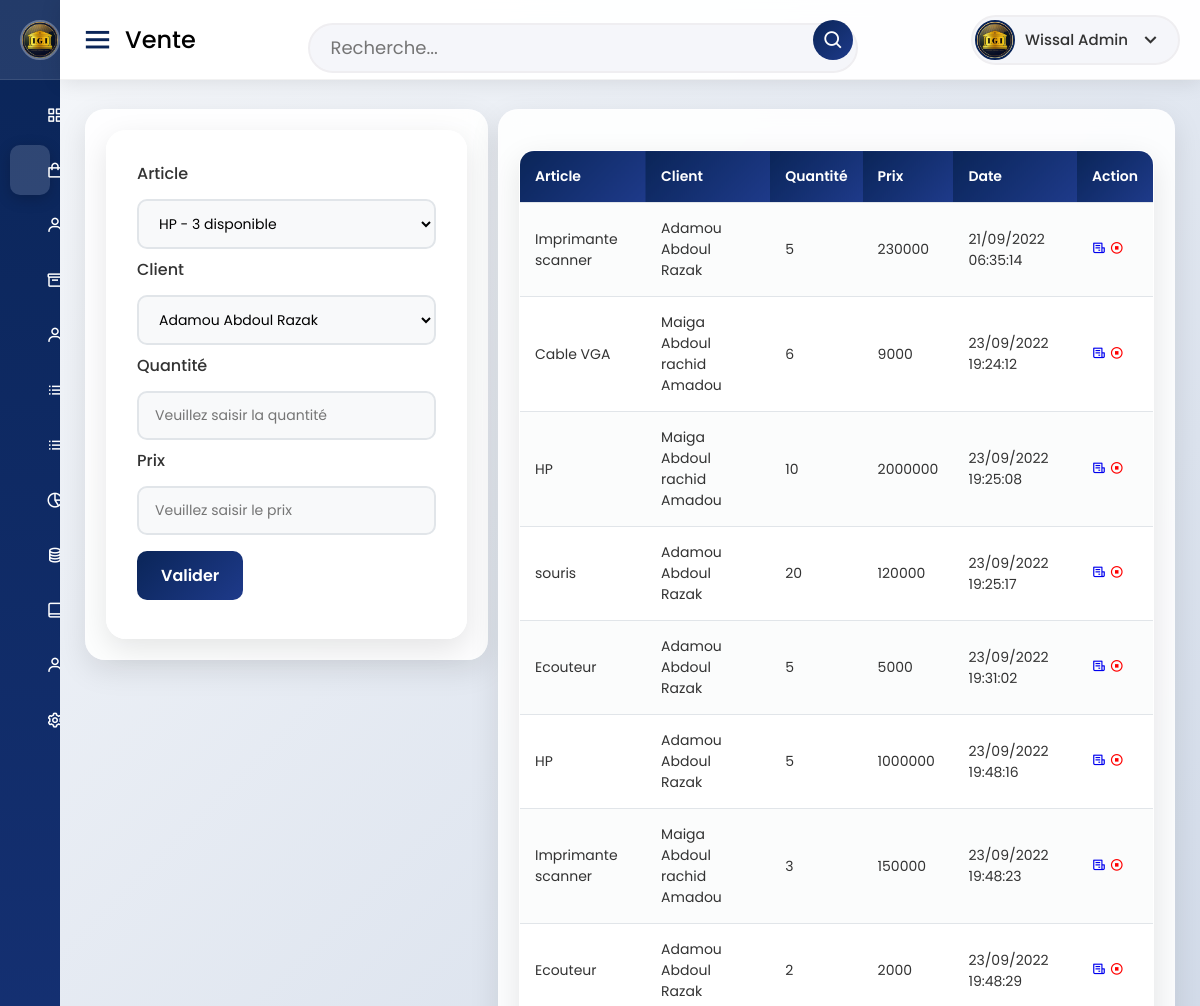
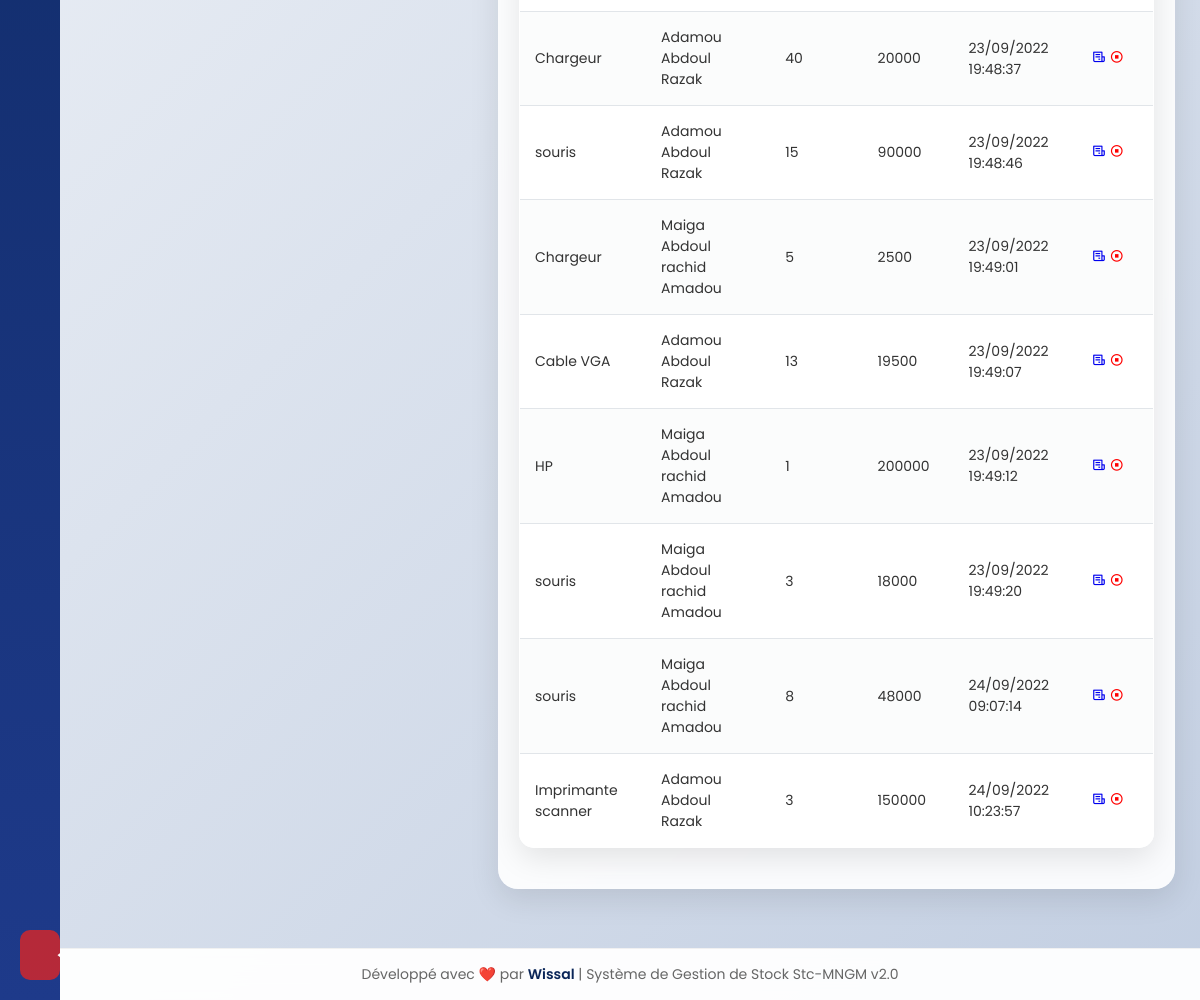
Screenshot of /vue/vente.php (signed in) with the database file from the repository (2 pictures, top to bottom).
### tables this page shows
CREATE TABLE `vente` (
  `id` int(11) NOT NULL,
  `id_article` int(11) NOT NULL,
  `id_client` int(11) NOT NULL,
  `quantite` int(11) NOT NULL,
  `prix` int(11) NOT NULL,
  `date_vente` timestamp NOT NULL DEFAULT current_timestamp(),
  `etat` enum('0', '1') NOT NULL DEFAULT '1'
);

CREATE TABLE `article` (
  `id` int(11) NOT NULL,
  `nom_article` varchar(50) NOT NULL,
  `id_categorie` int(11) NOT NULL,
  `quantite` int(11) NOT NULL,
  `prix_unitaire` int(11) NOT NULL,
  `date_fabrication` datetime NOT NULL,
  `date_expiration` datetime NOT NULL,
  `images` varchar(255) DEFAULT NULL
);

CREATE TABLE `client` (
  `id` int(11) NOT NULL,
  `nom` varchar(30) NOT NULL,
  `prenom` varchar(30) NOT NULL,
  `telephone` varchar(30) NOT NULL,
  `adresse` varchar(50) NOT NULL
);

### model/function.php (called while the page is built, shortened)
<?php
function getArticle($id = null, $searchDATA = array(), $limit = null, $offset = null)
{
    $pagination = "";
    if (!empty($id)) {
        $sql = "SELECT a.id AS id, id_categorie, nom_article, libelle_categorie, quantite, prix_unitaire, date_fabrication,
        date_expiration, images
        FROM article AS a, categorie_article AS c WHERE a.id=? AND c.id=a.id_categorie";
        $req = $GLOBALS['connexion']->prepare($sql);
        $req->execute(array($id));
        return $req->fetch();
    } else {
        $sql = "SELECT a.id AS id, id_categorie, nom_article, libelle_categorie, quantite, prix_unitaire, date_fabrication,
        date_expiration, images
        FROM article AS a, categorie_article AS c WHERE c.id=a.id_categorie $pagination";
        $req = $GLOBALS['connexion']->prepare($sql);
        $req->execute();
        return $req->fetchAll();
    }
}
function getClient($id = null)
{
    if (!empty($id)) {
        $sql = "SELECT * FROM client WHERE id=?";
        $req = $GLOBALS['connexion']->prepare($sql);
        $req->execute(array($id));
        return $req->fetch();
    } else {
        $sql = "SELECT * FROM client";
        $req = $GLOBALS['connexion']->prepare($sql);
        $req->execute();
        return $req->fetchAll();
    }
}
function getVente($id = null)
{
    if (!empty($id)) {
        $sql = "SELECT nom_article, nom, prenom, v.quantite, prix, date_vente, v.id, prix_unitaire, adresse, telephone
        FROM client AS c, vente AS v, article AS a WHERE v.id_article=a.id AND v.id_client=c.id AND v.id=? AND etat=?";
        $req = $GLOBALS['connexion']->prepare($sql);
        $req->execute(array($id, 1));
        return $req->fetch();
    } else {
        $sql = "SELECT nom_article, nom, prenom, v.quantite, prix, date_vente, v.id, a.id AS idArticle
        FROM client AS c, vente AS v, article AS a WHERE v.id_article=a.id AND v.id_client=c.id AND etat=?";
        $req = $GLOBALS['connexion']->prepare($sql);
        $req->execute(array(1));
        return $req->fetchAll();
    }
}

### vue/vente.php (the view, shortened to what this page needs)
<?php
include 'entete.php';
?>
<div class="home-content">
    <div class="overview-boxes">
        <div class="box">
            <form action=" <?= !empty($_GET['id']) ?  "../model/modifVente.php" : "../model/ajoutVente.php" ?>" method="post">
                <label for="id_article">Article</label>
                <select onchange="setPrix()" name="id_article" id="id_article">
                    <?php
                    $articles = getArticle();
                    if (!empty($articles) && is_array($articles)) {
                        foreach ($articles as $key => $value) {
                    ?>
                            <option data-prix="<?= $value['prix_unitaire'] ?>" value="<?= $value['id'] ?>"><?= $value['nom_article'] . " - " . $value['quantite'] . " disponible" ?></option>
                    <?php
                        }
                    }
                    ?>
                </select>
                <label for="id_client">Client</label>
                <select name="id_client" id="id_client">
                    <?php
                    $clients = getClient();
                    if (!empty($clients) && is_array($clients)) {
                        foreach ($clients as $key => $value) {
                    ?>
                            <option value="<?= $value['id'] ?>"><?= $value['nom'] . " " . $value['prenom'] ?></option>
                    <?php
                        }
                    }
                    ?>
                </select>
                <label for="quantite">Quantité</label>
                <input onkeyup="setPrix()" value="<?= !empty($_GET['id']) ?  $article['quantite'] : "" ?>" type="number" name="quantite" id="quantite" placeholder="Veuillez saisir la quantité">
                <label for="prix">Prix</label>
                <input value="<?= !empty($_GET['id']) ?  $article['prix'] : "" ?>" type="number" name="prix" id="prix" placeholder="Veuillez saisir le prix">
                <button type="submit">Valider</button>
            </form>
        </div>
        <div class="box">
            <table class="mtable">
                <tr>
                    <th>Article</th>
                    <th>Client</th>
                    <th>Quantité</th>
                    <th>Prix</th>
                    <th>Date</th>
                    <th>Action</th>
                </tr>
                <?php
                $vente = getVente();
                if (!empty($vente) && is_array($vente)) {
                    foreach ($vente as $key => $value) {
                ?>
                        <tr>
                            <td><?= $value['nom_article'] ?></td>
                            <td><?= $value['nom'] . " " . $value['prenom'] ?></td>
                            <td><?= $value['quantite'] ?></td>
                            <td><?= $value['prix'] ?></td>
                            <td><?= date('d/m/Y H:i:s', strtotime($value['date_vente'])) ?></td>
                            <td>
                                <a href="recuVente.php?id=<?= $value['id'] ?>"><i class='bx bx-receipt'></i></a>
                                <a onclick="annuleVente(<?= $value['id'] ?>, <?= $value['idArticle'] ?>, <?= $value['quantite'] ?>)" style="color: red;"><i class='bx bx-stop-circle'></i></a>
                            </td>
                        </tr>
                <?php
                    }
                }
                ?>
            </table>
        </div>
    </div>
</div>
</section>
<?php
include 'pied.php';
?>

### public/css/style.css (style rules this page uses)
* { margin: 0; padding: 0; box-sizing: border-box; font-family: "Poppins", sans-serif; }
.home-section .home-content { position: relative; padding-top: 104px; padding-bottom: 80px; }
.home-content .overview-boxes { display: flex; align-items: flex-start; justify-content: space-between; flex-wrap: nowrap; padding: 0 20px; margin-bottom: 26px; }
.overview-boxes .box { display: flex; align-items: center; justify-content: center; background: rgba(255, 255, 255, 0.9); backdrop-filter: blur(10px); padding: 20px; border-radius: 20px; box-shadow: 0 10px 30px rgba(0, 0, 0, 0.1); margin: 5px; border: 1px solid rgba(255, 255, 255, 0.2); transition: all 0.3s ease; }
input, select, textarea { width: 100%; padding: 12px 16px; margin: 8px 0; display: inline-block; border: 2px solid #e1e5e9; border-radius: 10px; box-sizing: border-box; font-size: 14px; transition: all 0.3s ease; background: #f8f9fa; }
button { background: linear-gradient(135deg, #0a2558 0%, #1e3a8a 100%); color: white; padding: 12px 24px; margin: 8px 0; border: none; border-radius: 10px; cursor: pointer; font-size: 16px; font-weight: 600; transition: all 0.3s ease; }
label { font-weight: 500; color: #333; margin-bottom: 5px; display: block; }
form { background: rgba(255, 255, 255, 0.9); backdrop-filter: blur(10px); padding: 30px; border-radius: 20px; box-shadow: 0 10px 30px rgba(0, 0, 0, 0.1); border: 1px solid rgba(255, 255, 255, 0.2); }
table.mtable { width: 100%; border-collapse: collapse; margin: 20px 0; background: rgba(255, 255, 255, 0.9); backdrop-filter: blur(10px); border-radius: 15px; overflow: hidden; box-shadow: 0 10px 30px rgba(0, 0, 0, 0.1); border: 1px solid rgba(255, 255, 255, 0.2); }
th, td { text-align: left; padding: 15px; border-bottom: 1px solid #e1e5e9; }
th { background: linear-gradient(135deg, #0a2558 0%, #1e3a8a 100%); color: white; font-weight: 600; font-size: 14px; }
table.mtable tr:nth-child(even) { background: rgba(248, 249, 250, 0.5); }
table.mtable td { font-size: 14px; color: #333; }

### rows the page displays
vente: id_article.nom_article "Imprimante scanner", id_client.nom "Adamou", id_client.prenom "Abdoul Razak", quantite "5", prix "230000", date_vente "21/09/2022 06:35:14"
vente: id_article.nom_article "Cable VGA", id_client.nom "Maiga", id_client.prenom "Abdoul rachid Amadou", quantite "6", prix "9000", date_vente "23/09/2022 19:24:12"
vente: id_article.nom_article "HP", id_client.nom "Maiga", id_client.prenom "Abdoul rachid Amadou", quantite "10", prix "2000000", date_vente "23/09/2022 19:25:08"
vente: id_article.nom_article "souris", id_client.nom "Adamou", id_client.prenom "Abdoul Razak", quantite "20", prix "120000", date_vente "23/09/2022 19:25:17"
vente: id_article.nom_article "Ecouteur", id_client.nom "Adamou", id_client.prenom "Abdoul Razak", quantite "5", prix "5000", date_vente "23/09/2022 19:31:02"
vente: id_article.nom_article "HP", id_client.nom "Adamou", id_client.prenom "Abdoul Razak", quantite "5", prix "1000000", date_vente "23/09/2022 19:48:16"
vente: id_article.nom_article "Imprimante scanner", id_client.nom "Maiga", id_client.prenom "Abdoul rachid Amadou", quantite "3", prix "150000", date_vente "23/09/2022 19:48:23"
vente: id_article.nom_article "Ecouteur", id_client.nom "Adamou", id_client.prenom "Abdoul Razak", quantite "2", prix "2000", date_vente "23/09/2022 19:48:29"
vente: id_article.nom_article "Chargeur", id_client.nom "Adamou", id_client.prenom "Abdoul Razak", quantite "40", prix "20000", date_vente "23/09/2022 19:48:37"
vente: id_article.nom_article "souris", id_client.nom "Adamou", id_client.prenom "Abdoul Razak", quantite "15", prix "90000", date_vente "23/09/2022 19:48:46"
vente: id_article.nom_article "Chargeur", id_client.nom "Maiga", id_client.prenom "Abdoul rachid Amadou", quantite "5", prix "2500", date_vente "23/09/2022 19:49:01"
vente: id_article.nom_article "Cable VGA", id_client.nom "Adamou", id_client.prenom "Abdoul Razak", quantite "13", prix "19500", date_vente "23/09/2022 19:49:07"
vente: id_article.nom_article "HP", id_client.nom "Maiga", id_client.prenom "Abdoul rachid Amadou", quantite "1", prix "200000", date_vente "23/09/2022 19:49:12"
vente: id_article.nom_article "souris", id_client.nom "Maiga", id_client.prenom "Abdoul rachid Amadou", quantite "3", prix "18000", date_vente "23/09/2022 19:49:20"
vente: id_article.nom_article "souris", id_client.nom "Maiga", id_client.prenom "Abdoul rachid Amadou", quantite "8", prix "48000", date_vente "24/09/2022 09:07:14"
vente: id_article.nom_article "Imprimante scanner", id_client.nom "Adamou", id_client.prenom "Abdoul Razak", quantite "3", prix "150000", date_vente "24/09/2022 10:23:57"

### other values shown
str_replace(".php", "", basename($_SERVER['PHP_SELF'])) "Vente"
$userInfo['full_name'] "Wissal Admin"
form field id_article "HP - 3 disponible"
form field id_client "Adamou Abdoul Razak"
